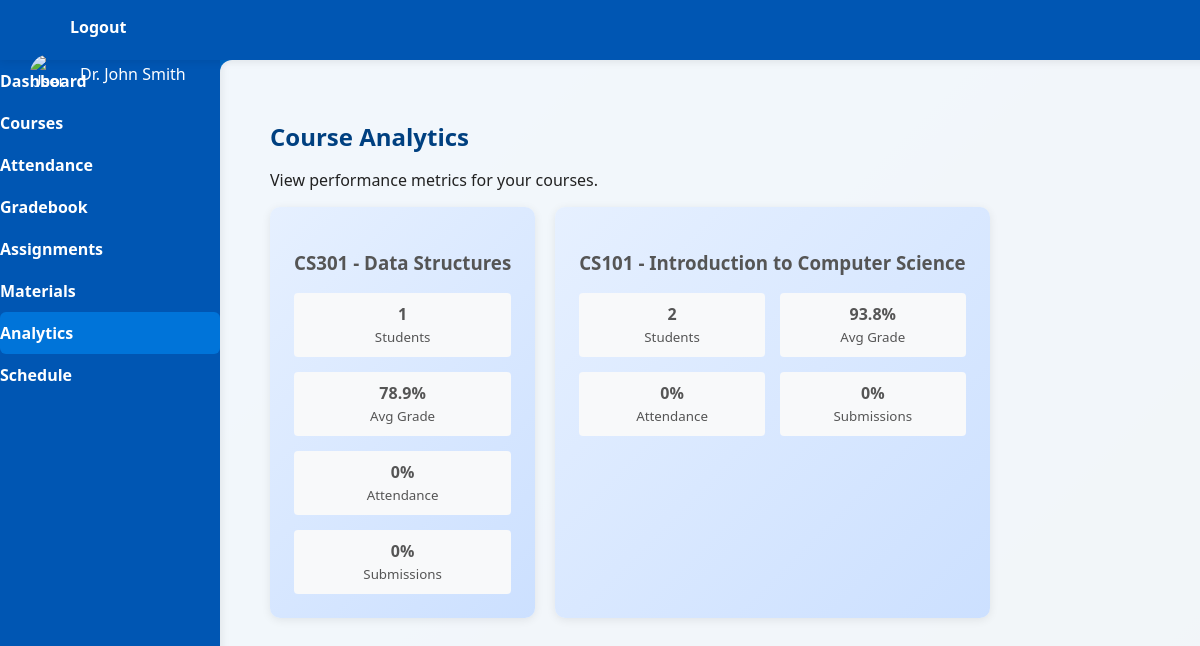
The page /instructor/analytics.php on the database its author committed.
### tables this page shows
CREATE TABLE `users` (
  `id` int(11) NOT NULL,
  `name` varchar(255) NOT NULL,
  `email` varchar(255) NOT NULL,
  `password` varchar(255) NOT NULL,
  `phone` varchar(20) DEFAULT NULL,
  `program_id` int(11) DEFAULT NULL,
  `semester_id` int(11) DEFAULT NULL,
  `level_id` int(11) DEFAULT NULL,
  `date_of_birth` date DEFAULT NULL,
  `place_of_birth` varchar(255) DEFAULT NULL,
  `last_school_attended` varchar(255) DEFAULT NULL,
  `gender` enum('male','female','other') DEFAULT NULL,
  `degree` varchar(255) DEFAULT NULL,
  `specialization` varchar(255) DEFAULT NULL,
  `id_card_path` varchar(500) DEFAULT NULL,
  `gce_cert_path` varchar(500) DEFAULT NULL,
  `birth_cert_path` varchar(500) DEFAULT NULL,
  `role` enum('student','instructor','admin') NOT NULL DEFAULT 'student',
  `created_at` timestamp NOT NULL DEFAULT current_timestamp(),
  `updated_at` timestamp NOT NULL DEFAULT current_timestamp() ON UPDATE current_timestamp()
);

CREATE TABLE `courses` (
  `id` int(11) NOT NULL,
  `code` varchar(20) NOT NULL,
  `title` varchar(255) NOT NULL,
  `description` text DEFAULT NULL,
  `credits` int(11) DEFAULT 3,
  `max_students` int(11) DEFAULT 30,
  `instructor_id` int(11) DEFAULT NULL,
  `created_at` timestamp NOT NULL DEFAULT current_timestamp()
);

### session.php (called while the page is built, shortened)
<?php
function getCurrentUserId() {
    return $_SESSION['user_id'] ?? null;
}
?>

### functions.php (called while the page is built, shortened)
<?php
function executeQuery($sql, $params = [], $types = '') {
    $conn = getDBConnection();
    $stmt = $conn->prepare($sql);
    if (!empty($params)) {
        $stmt->bind_param($types, ...$params);
    }
    $stmt->execute();
    return $stmt;
}
function getSingleRow($sql, $params = [], $types = '') {
    $stmt = executeQuery($sql, $params, $types);
    $result = $stmt->get_result();
    $row = $result->fetch_assoc();
    return $row;
}
function getMultipleRows($sql, $params = [], $types = '') {
    $stmt = executeQuery($sql, $params, $types);
    $result = $stmt->get_result();
    $rows = $result->fetch_all(MYSQLI_ASSOC);
    return $rows;
}
function getInstructorCourses($instructorId) {
    $sql = "SELECT c.id, c.code, c.title, c.description,
                   COUNT(e.student_id) as enrolled_students
            FROM courses c
            LEFT JOIN enrollments e ON c.id = e.course_id AND e.status = 'enrolled'
            WHERE c.instructor_id = ?
            GROUP BY c.id
            ORDER BY c.title";
    try {
        return getMultipleRows($sql, [$instructorId], 'i');
    } catch (Exception $e) {
        $sqlFallback = "SELECT c.id, c.code, c.title, c.description,
                               COUNT(e.student_id) as enrolled_students
                        FROM courses c
                        LEFT JOIN enrollments e ON c.id = e.course_id
                        WHERE c.instructor_id = ?
                        GROUP BY c.id
                        ORDER BY c.title";
        return getMultipleRows($sqlFallback, [$instructorId], 'i');
    }
}
?>

### instructor/analytics.php (the view, shortened to what this page needs)
<?php
require_once '../functions.php';
require_once '../session.php';
$userId = getCurrentUserId();
$viewInstructorId = isset($_GET['instructor_id']) ? (int)$_GET['instructor_id'] : null;
$instructorId = $viewInstructorId ?: $userId;
$instructor = getSingleRow("SELECT name FROM users WHERE id = ? AND role = 'instructor'", [$instructorId], 'i');
$instructorName = $instructor ? $instructor['name'] : 'Instructor';
$courses = getInstructorCourses($instructorId);
$analytics = [];
foreach ($courses as $course) {
    $courseId = $course['id'];
    $sql = "SELECT COUNT(*) as count FROM enrollments WHERE course_id = ? AND status = 'enrolled'";
    $enrollment = getSingleRow($sql, [$courseId], 'i');
    $sql = "SELECT AVG(g.grade) as avg_grade FROM grades g WHERE g.course_id = ?";
    $avgGrade = getSingleRow($sql, [$courseId], 'i');
    $sql = "SELECT
                COUNT(CASE WHEN a.status = 'present' THEN 1 END) as present_count,
                COUNT(*) as total_count
            FROM attendance a
            WHERE a.course_id = ?";
    $attendance = getSingleRow($sql, [$courseId], 'i');
    $sql = "SELECT
                COUNT(DISTINCT s.student_id) as submitted_count,
                COUNT(DISTINCT e.student_id) as total_students
            FROM enrollments e
            LEFT JOIN submissions s ON e.student_id = s.student_id
            WHERE e.course_id = ? AND e.status = 'enrolled'";
    $submissions = getSingleRow($sql, [$courseId], 'i');
    $analytics[] = [
        'course' => $course,
        'enrollment' => $enrollment['count'] ?? 0,
        'avg_grade' => $avgGrade['avg_grade'] ?? 0,
        'attendance_rate' => $attendance['total_count'] > 0 ? round(($attendance['present_count'] / $attendance['total_count']) * 100, 1) : 0,
        'submission_rate' => $submissions['total_students'] > 0 ? round(($submissions['submitted_count'] / $submissions['total_students']) * 100, 1) : 0
    ];
}
?>
<!DOCTYPE html>
<html lang="en">
<head>
    <link rel="stylesheet" href="../css/style.css">
</head>
<body>
    <header class="header">
        <nav class="navbar">
            <ul class="nav-links">
                <li><a href="../index.html" onclick="return confirm('Logout?')">Logout</a></li>
            </ul>
            <div class="user-info">
                <img src="../images/user-avatar.png" alt="User">
                <span><?php echo htmlspecialchars($instructorName); ?></span>
            </div>
        </nav>
    </header>
    <aside class="sidebar">
        <ul class="sidebar-menu">
            <li><a href="dashboard.php<?php echo $viewInstructorId ? '?instructor_id=' . $viewInstructorId : ''; ?>">Dashboard</a></li>
            <li><a href="courses.php<?php echo $viewInstructorId ? '?instructor_id=' . $viewInstructorId : ''; ?>">Courses</a></li>
            <li><a href="attendance.php<?php echo $viewInstructorId ? '?instructor_id=' . $viewInstructorId : ''; ?>">Attendance</a></li>
            <li><a href="gradebook.php<?php echo $viewInstructorId ? '?instructor_id=' . $viewInstructorId : ''; ?>">Gradebook</a></li>
            <li><a href="assignments.php<?php echo $viewInstructorId ? '?instructor_id=' . $viewInstructorId : ''; ?>">Assignments</a></li>
            <li><a href="course-materials.php<?php echo $viewInstructorId ? '?instructor_id=' . $viewInstructorId : ''; ?>">Materials</a></li>
            <li><a href="analytics.php<?php echo $viewInstructorId ? '?instructor_id=' . $viewInstructorId : ''; ?>" class="active">Analytics</a></li>
            <li><a href="schedule.php<?php echo $viewInstructorId ? '?instructor_id=' . $viewInstructorId : ''; ?>">Schedule</a></li>
        </ul>
    </aside>
    <main class="main-content">
        <h2>Course Analytics</h2>
        <p>View performance metrics for your courses.</p>
        <?php if (empty($analytics)): ?>
            <div class="card">
                <p>No analytics data available.</p>
            </div>
        <?php else: ?>
            <div class="card-container">
                <?php foreach ($analytics as $data): ?>
                <div class="card">
                    <h3><?php echo htmlspecialchars($data['course']['code']); ?> - <?php echo htmlspecialchars($data['course']['title']); ?></h3>
                    <div style="display: grid; grid-template-columns: repeat(auto-fit, minmax(150px, 1fr)); gap: 15px; margin-top: 15px;">
                        <div style="text-align: center; padding: 10px; background: #f8f9fa; border-radius: 4px;">
                            <strong><?php echo $data['enrollment']; ?></strong><br>
                            <small>Students</small>
                        </div>
                        <div style="text-align: center; padding: 10px; background: #f8f9fa; border-radius: 4px;">
                            <strong><?php echo number_format($data['avg_grade'], 1); ?>%</strong><br>
                            <small>Avg Grade</small>
                        </div>
                        <div style="text-align: center; padding: 10px; background: #f8f9fa; border-radius: 4px;">
                            <strong><?php echo $data['attendance_rate']; ?>%</strong><br>
                            <small>Attendance</small>
                        </div>
                        <div style="text-align: center; padding: 10px; background: #f8f9fa; border-radius: 4px;">
                            <strong><?php echo $data['submission_rate']; ?>%</strong><br>
                            <small>Submissions</small>
                        </div>
                    </div>
                </div>
                <?php endforeach; ?>
            </div>
        <?php endif; ?>
    </main>
</body>
</html>

### css/style.css (style rules this page uses)
body { font-family: 'Segoe UI', Arial, sans-serif; margin: 0; padding: 0; background: linear-gradient(135deg, #0074D9 0%, #004080 100%); color: #222; }
.header { background-color: #0056b3; color: white; padding: 0 30px; margin: 0; position: fixed; top: 0; left: 0; width: 100vw; height: 60px; z-index: 1000; display: flex; align-items: center; justify-content: flex-start; gap: 20px; box-shadow: 0 2px 8px rgba(0,0,0,0.08); }
.nav-links { list-style: none; display: flex; gap: 15px; order: 1; }
.nav-links li a { color: white; text-decoration: none; font-weight: 600; }
.user-info { display: flex; align-items: center; gap: 10px; order: 3; }
.user-info img { width: 40px; height: 40px; border-radius: 50%; }
.sidebar { width: 220px; background-color: #0056b3; height: calc(100vh - 60px); position: fixed; top: 60px; left: 0; padding-top: 0; box-shadow: 2px 0 8px rgba(0,0,0,0.07); }
.sidebar-menu { list-style: none; padding: 0; margin: 0; }
.sidebar-menu li { margin-bottom: 0; }
.sidebar-menu li a { color: white; text-decoration: none; padding: 10px 0; display: block; font-weight: 600; background-color: transparent; border-radius: 0; }
.sidebar-menu li a.active, .sidebar-menu li a:hover { background-color: #0074D9; border-radius: 6px; color: #fff; }
.main-content { margin-left: 220px; margin-top: 60px; padding: 40px 50px; min-height: calc(100vh - 60px); background: rgba(255,255,255,0.95); border-radius: 12px 0 0 0; box-sizing: border-box; }
h2 { color: #004080; margin-bottom: 10px; }
.card { background: linear-gradient(135deg, #e6f0ff 0%, #cce0ff 100%); border-radius: 10px; padding: 24px; box-shadow: 0 2px 10px rgba(0,0,0,0.08); margin-bottom: 24px; font-size: 1em; color: #555; }
.card-container { display: flex; gap: 20px; flex-wrap: wrap; }

### rows shown on the page
users: name "Dr. John Smith"
courses: code "CS301", title "Data Structures"
courses: code "CS101", title "Introduction to Computer Science"

### other values the page prints
$data['enrollment'] "1"
$data['avg_grade'] "78.9"
$data['attendance_rate'] "0"
$data['submission_rate'] "0"
$data['enrollment'] "2"
$data['avg_grade'] "93.8"
